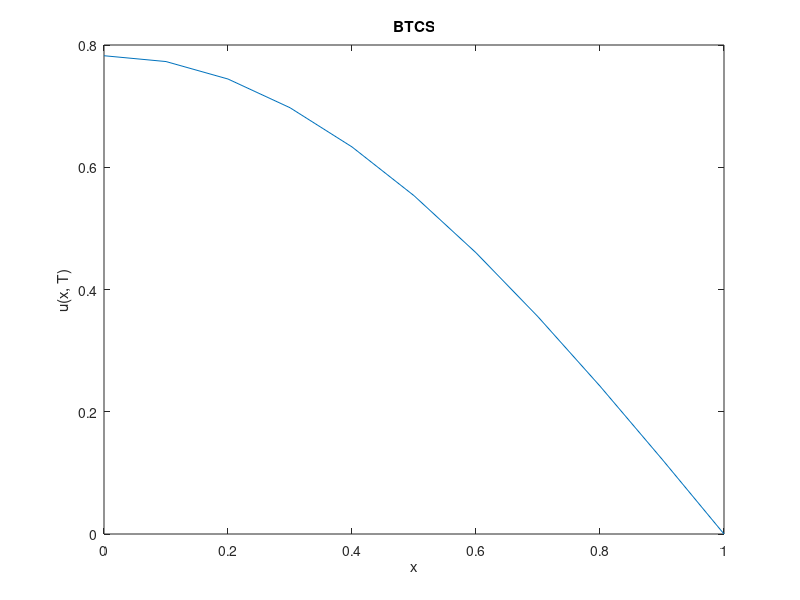
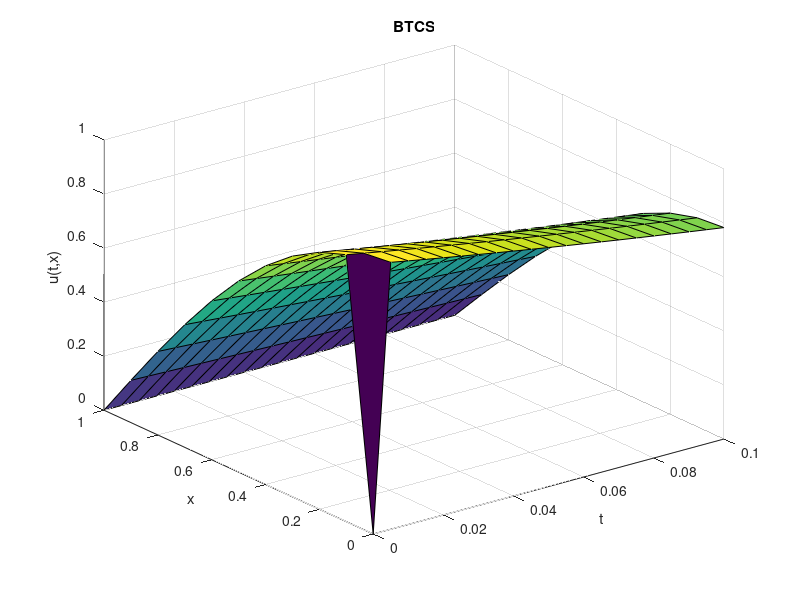
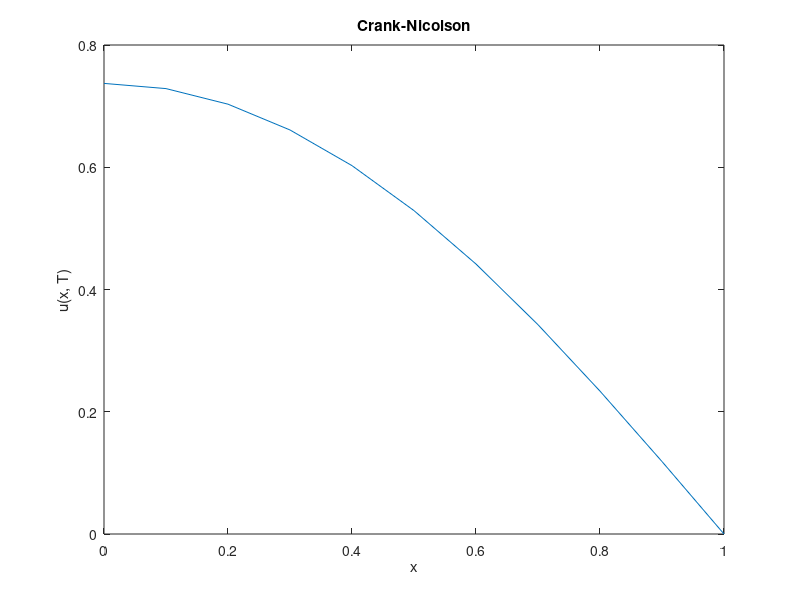
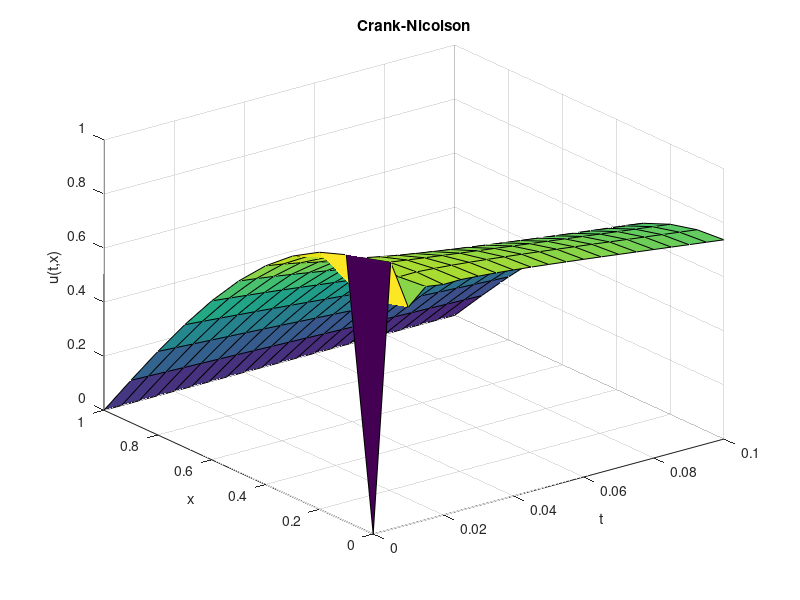

Here is the MATLAB script that generated these plots, in order:
function q3
	close all; clear;
	h = 0.10;
	k = 0.005;
	m = 1/h;
	n = ceil(0.1/k);

	X = (0:n)*k;
	Y = (0:m)*h;

	U = BTCS(h, k, m, n, @fun, @f, @g1, @g2);
	figure; plot(Y, U(end, :)); xlabel('x'); ylabel('u(x, T)'); title('BTCS');
	U(end, :)
	saveas(gcf, 'plots/q3_1.png');
	figure; surf(X, Y, U'); xlabel('t'); ylabel('x'); zlabel('u(t,x)'); title('BTCS');
	saveas(gcf, 'plots/q3_2.png');
	
	U = Crank(h, k, m, n, @fun, @f, @g1, @g2);
	figure; plot(Y, U(end, :)); xlabel('x'); ylabel('u(x, T)'); title('Crank-Nicolson');
	saveas(gcf, 'plots/q3_3.png');
	figure; surf(X, Y, U'); xlabel('t'); ylabel('x'); zlabel('u(t,x)'); title('Crank-Nicolson');
	saveas(gcf, 'plots/q3_4.png');

	U = FTCS(h, k, m, n, @fun, @f, @g1, @g2);
	figure; plot(Y, U(end, :)); xlabel('x'); ylabel('u(x, T)'); title('FTCS');
	saveas(gcf, 'plots/q3_5.png');
	figure; surf(X, Y, U'); xlabel('t'); ylabel('x'); zlabel('u(t,x)'); title('FTCS');
	saveas(gcf, 'plots/q3_6.png');
end

function [y] = fun(x, t)
	y = 0;
end

function [y] = f(x)
	y = cos(pi*x/2);
end

function [y] = g1(t)
	y = 0;
end

function [y] = g2(t)
	y = 0;
end

function [U] = FTCS(h, k, m, n, fun, f, g1, g2)
	fprintf('\nRunning FTCS\n');
	lamda = k / h^2;
	U = zeros(n+1, m+1);

	U(1, 1:end) = f((0:m)*h);
	U(1:end, 1) = g1((0:n)*k);
	U(1:end, end) = g2((0:n)*k);

	for i = 2:n+1
		U(i,1) = U(i-1,1) + 2*lamda*(U(i-1,2) - U(i-1,1));
		for j = 2:m
			t = (i-1)*k;
			x = (j-1)*h;
			U(i, j) = lamda*U(i-1,j-1) + (1-2*lamda)*U(i-1,j) + lamda*U(i-1,j+1) + k*fun(x,t);
		end
	end

	U;
end

function [U] = BTCS(h, k, m, n, fun, f, g1, g2)
	fprintf('\nRunning BTCS\n');
	lamda = k / h^2;
	U = zeros(n+1, m+1);

	U(1, 1:end) = f((0:m)*h);
	U(1:end, 1) = g1((0:n)*k);
	U(1:end, end) = g2((0:n)*k);

	for i = 2:n+1
		A = zeros(m+1, m+1);
		b = zeros(m+1, 1);

		A(1:m+2:end) = 1 + 2*lamda;
		A(2:m+2:end) = -lamda;
		A(m+2:m+2:end) = -lamda;

		A(1,1) = 1;
		A(1,2) = 0;
		A(m+1,m+1) = 1;
		A(m+1,m) = 0;

		b(2:m) = U(i-1,2:m) + k*fun((1:m-1)*h,(i-1)*k);
		b(1) = U(i-1,1) + 2*lamda*(U(i-1,2) - U(i-1,1));
		b(end) = U(i,end);

		U(i,:) = (A\b)';
	end

	U;
end

function [U] = Crank(h, k, m, n, fun, f, g1, g2)
	fprintf('\nRunning Crank Nicolson\n');
	lamda = k / h^2;
	U = zeros(n+1, m+1);

	U(1, 1:end) = f((0:m)*h);
	U(1:end, 1) = g1((0:n)*k);
	U(1:end, end) = g2((0:n)*k);

	for i = 2:n+1
		A = zeros(m+1, m+1);
		b = zeros(m+1, 1);

		A(1:m+2:end) = 1 + lamda;
		A(2:m+2:end) = -lamda/2;
		A(m+2:m+2:end) = -lamda/2;

		A(1,1) = 1;
		A(1,2) = 0;
		A(m+1,m+1) = 1;
		A(m+1,m) = 0;

		b(2:m) = U(i-1,1:m-1)*lamda/2 + (1-lamda)*U(i-1,2:m) + U(i-1,3:m+1)*lamda/2 + k*fun((1:m-1)*h,(i-1)*k);
		b(1) = U(i-1,1) + 2*lamda*(U(i-1,2) - U(i-1,1));
		b(end) = U(i,end);

		U(i,:) = (A\b)';
	end

	U;
end